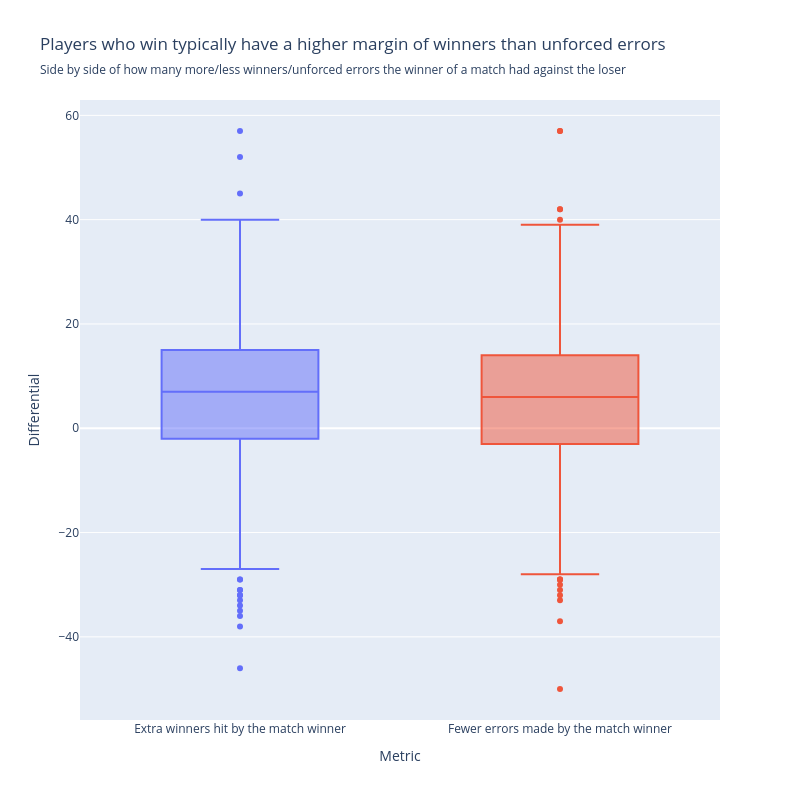

The cell this chart's notebook holds for it:
### Code cell
fig1 = px.box(df_long, x="metric", y="margin", color="metric",
            title="Players who win typically have a higher margin of winners than unforced errors",
            subtitle="Side by side of how many more/less winners/unforced errors the winner of a match had against the loser",
            labels = {
                "metric": "Metric",
                "margin": "Differential",
            },
            width=800,
            height=800,
            )

fig1.update_layout(showlegend=False)

fig1.show()

### Figure 1 — Plotly figure (JSON) as saved in the notebook; plotly's stock layout.template omitted (floating-point values rounded to 4 significant figures; data arrays with more than 128 entries replaced by an {"elided": "..."} marker saying what was removed)
{"data": [{"alignmentgroup": "True", "hovertemplate": "Metric=%{x}<br>Differential=%{y}<extra></extra>", "legendgroup": "Extra winners hit by the match winner", "marker": {"color": "#636efa"}, "name": "Extra winners hit by the match winner", "notched": false, "offsetgroup": "Extra winners hit by the match winner", "orientation": "v", "showlegend": true, "type": "box", "x": {"elided": "712 str values"}, "x0": " ", "xaxis": "x", "y": {"elided": "712 int values"}, "y0": " ", "yaxis": "y"}, {"alignmentgroup": "True", "hovertemplate": "Metric=%{x}<br>Differential=%{y}<extra></extra>", "legendgroup": "Fewer errors made by the match winner", "marker": {"color": "#EF553B"}, "name": "Fewer errors made by the match winner", "notched": false, "offsetgroup": "Fewer errors made by the match winner", "orientation": "v", "showlegend": true, "type": "box", "x": {"elided": "712 str values"}, "x0": " ", "xaxis": "x", "y": {"elided": "712 int values"}, "y0": " ", "yaxis": "y"}], "layout": {"boxmode": "overlay", "height": 800, "legend": {"title": {"text": "Metric"}, "tracegroupgap": 0}, "showlegend": false, "title": {"subtitle": {"text": "Side by side of how many more/less winners/unforced errors the winner of a match had against the loser"}, "text": "Players who win typically have a higher margin of winners than unforced errors"}, "width": 800, "xaxis": {"anchor": "y", "categoryarray": ["Extra winners hit by the match winner", "Fewer errors made by the match winner"], "categoryorder": "array", "domain": [0, 1], "title": {"text": "Metric"}}, "yaxis": {"anchor": "x", "domain": [0, 1], "title": {"text": "Differential"}}}}
